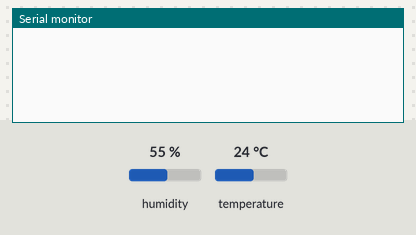
Bench run of a sketch on a simulated ESP32. Parts: the last lines printed to the serial monitor. The inputs (shaded band) are chosen by the test bench; at power-on: humidity 55 %, temperature 24 °C. WiFi joins after 1.5 s; servers stay silent unless stated.

Above: at 3.0 s.
3.1 s: humidity set to 22 %
At 4.6 s:
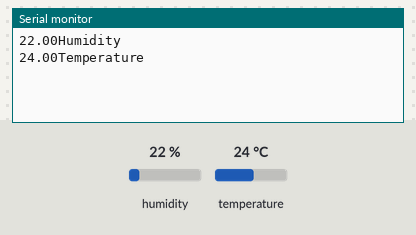
5.8 s: temperature set to 12 °C
At 7.0 s:
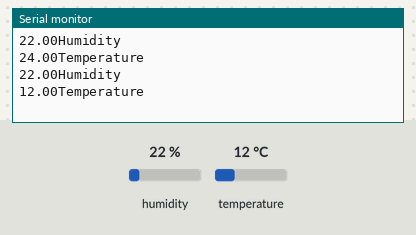
8.5 s: humidity set to 40 %
At 10.6 s:
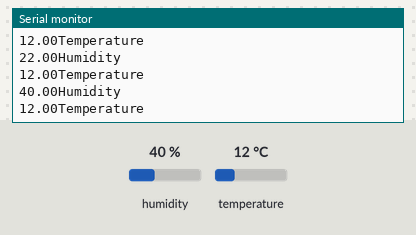

Measured:
- after the input at 3.1 s, the serial monitor: prints a new line after 0.73 s (image 1)
- after the input at 5.8 s, the serial monitor: prints a new line after 0.05 s (image 2)
- after the input at 8.5 s, the serial monitor: prints a new line after 1.4 s (image 3)

The sketch:

Temperature_on_Blynk.ino
```cpp
#define BLYNK_PRINT Serial
#include "DHT.h"
#include <WiFi.h>
#include <WiFiClient.h>
#include <BlynkSimpleEsp32.h>
#define DHTPIN 4
#define DHTTYPE DHT11
DHT dht(4, DHT11);
char auth[] = "44004249418e42a9ba74b705343b1ccf";
char ssid[] = "dnmgiot2018";
char pass[] = "dnmgiot2018";
void setup()
{
  Serial.begin(9600);
  Blynk.begin(auth, ssid, pass);
  dht.begin();
}
void loop()
{
  Blynk.run();
  delay(2000);
  float t = dht.readTemperature();
  float h = dht.readHumidity();
  if (isnan(h) || isnan(t))
  {
    Serial.println(F("Failed to read from DHT sensor!"));
    return;
  }
  Serial.print(h);
  Serial.println("Humidity");
  Serial.print(t);
  Serial.println("Temperature");
  Blynk.virtualWrite(V0, h);
  Blynk.virtualWrite(V1, t);
}
```
